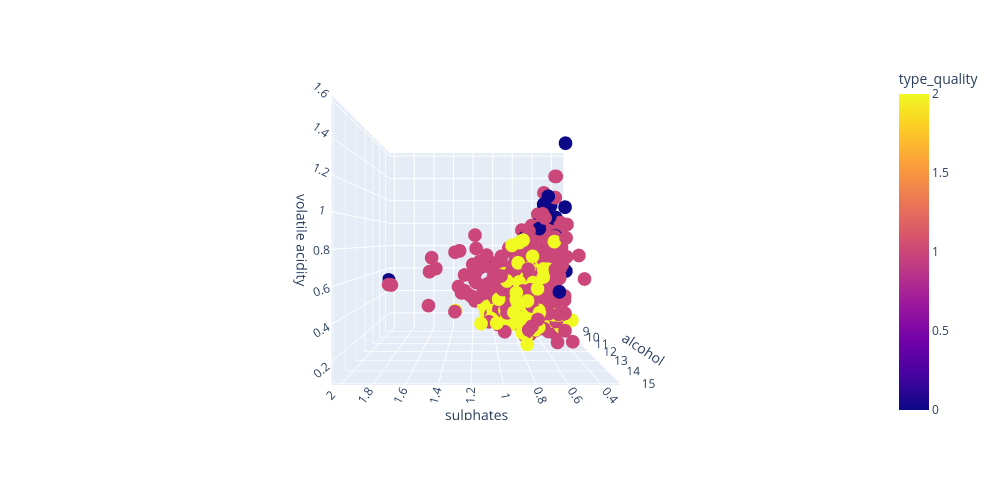

The notebook cell saved with this chart:
### Markdown cell above
### Visualización 3D

### Code cell
fig = px.scatter_3d(df,
                    x='alcohol',
                    y='volatile acidity',
                    z='sulphates',
                    color="type_quality",
                    width=1000,
                    height=500,
                    color_discrete_sequence=["#FF0000", "#35D619", "#EAFF00"])
camera = dict(up=dict(x=1, y=3.5, z=0),
              eye=dict(x=2, y=0, z=0))

fig.update_layout(scene_camera=camera)

### Figure 1 — Plotly figure (JSON) as saved in the notebook; plotly's stock layout.template omitted (floating-point values rounded to 4 significant figures; data arrays with more than 128 entries replaced by an {"elided": "..."} marker saying what was removed)
{"data": [{"hovertemplate": "alcohol=%{x}<br>volatile acidity=%{y}<br>sulphates=%{z}<br>type_quality=%{marker.color}<extra></extra>", "legendgroup": "", "marker": {"color": {"elided": "1359 int values"}, "coloraxis": "coloraxis", "symbol": "circle"}, "mode": "markers", "name": "", "scene": "scene", "showlegend": false, "type": "scatter3d", "x": {"elided": "1359 float values"}, "y": {"elided": "1359 float values"}, "z": {"elided": "1359 float values"}}], "layout": {"coloraxis": {"colorbar": {"title": {"text": "type_quality"}}, "colorscale": [[0, "#0d0887"], [0.1111, "#46039f"], [0.2222, "#7201a8"], [0.3333, "#9c179e"], [0.4444, "#bd3786"], [0.5556, "#d8576b"], [0.6667, "#ed7953"], [0.7778, "#fb9f3a"], [0.8889, "#fdca26"], [1, "#f0f921"]]}, "height": 500, "legend": {"tracegroupgap": 0}, "margin": {"t": 60}, "scene": {"camera": {"eye": {"x": 2, "y": 0, "z": 0}, "up": {"x": 1, "y": 3.5, "z": 0}}, "domain": {"x": [0, 1], "y": [0, 1]}, "xaxis": {"title": {"text": "alcohol"}}, "yaxis": {"title": {"text": "volatile acidity"}}, "zaxis": {"title": {"text": "sulphates"}}}, "width": 1000}}
